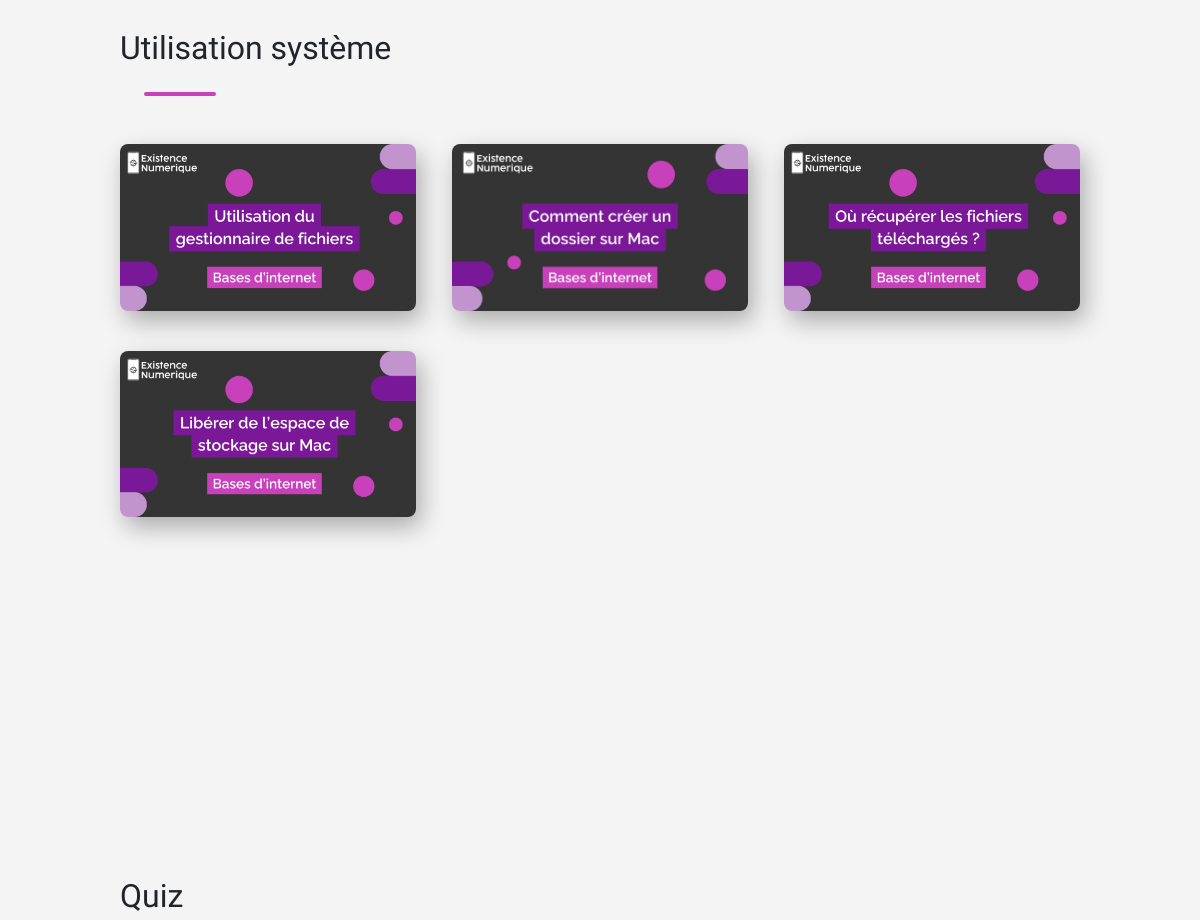
/categorie-internet.php (middle part), run on an earlier commit of the app's database.
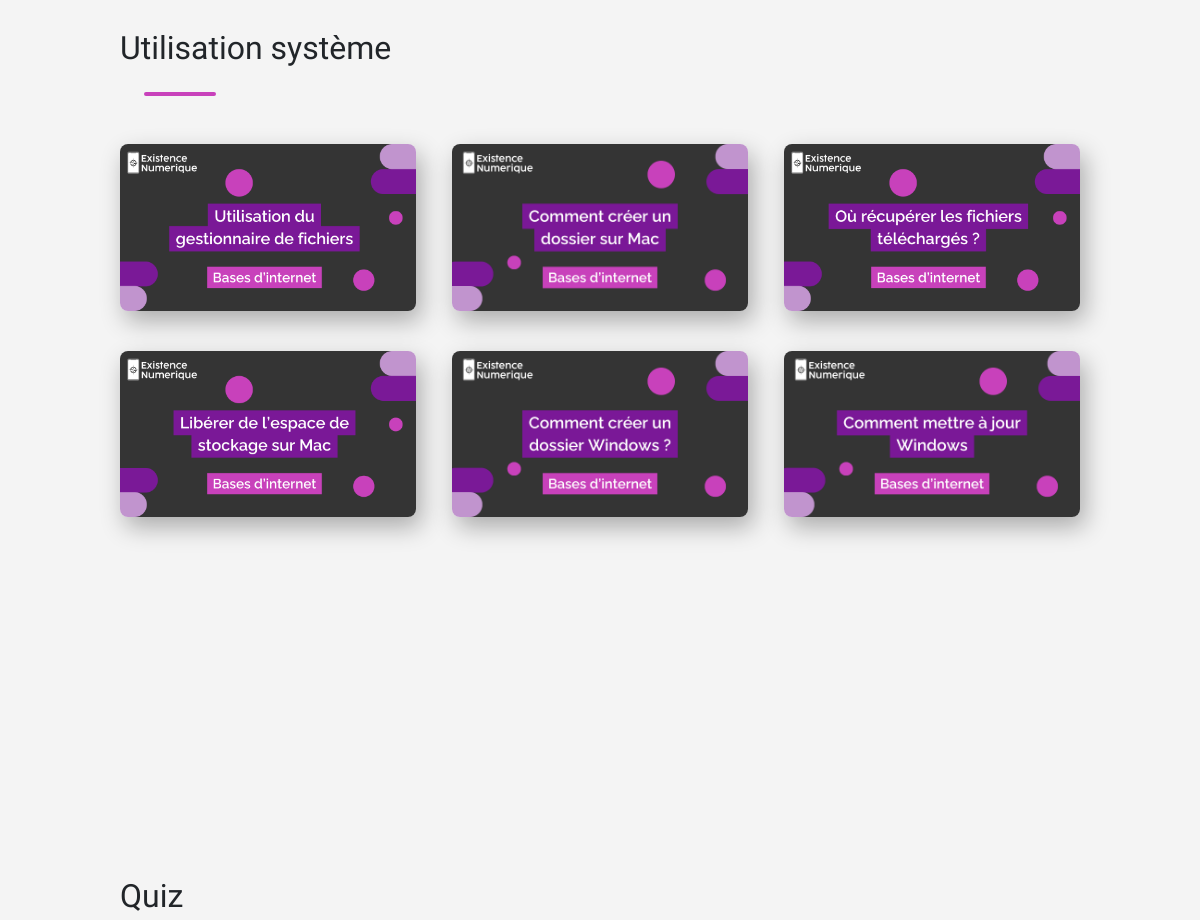
And on a later commit of the database.
### tables this page shows
CREATE TABLE `ressource` (
  `Id_ressource` int(11) NOT NULL,
  `Titre` varchar(100) NOT NULL,
  `Categorie` varchar(50) NOT NULL,
  `Sous_Categorie` varchar(255) NOT NULL,
  `Mot_cle` varchar(1500) NOT NULL,
  `Image` varchar(100) NOT NULL
);

### categorie-internet.php (the view, shortened to what this page needs)
<!DOCTYPE html>
<html lang="en">
<head>
    <link href="./assets/css/bootstrap.min.css" rel="stylesheet">
    <link rel="stylesheet" href="./assets/css/general.css">
    <link rel="stylesheet" href="./assets/css/categorie.css">
</head>
<body>
    <section class="tutoriels">
        <?php
        include 'connect_bdd.php';
        ?>
        <?php
        $sql_utilisation_systeme = "SELECT * FROM ressource WHERE Categorie = 'Bases d\\'internet' AND Sous_Categorie = 'Utilisation système' AND Image !=' '";
        $result_utilisation_systeme = $db->query($sql_utilisation_systeme);
        if ($result_utilisation_systeme->rowCount() > 0) {
            echo "<div class='rdv'>";
            echo "<h2>Utilisation système</h2>";
            echo "<div class='trait-violet exclude-accessibility'></div>";
            echo "<div class='videos'>";
            while ($row_utilisation_systeme = $result_utilisation_systeme->fetch(PDO::FETCH_ASSOC)) {
                echo "<div class='tuto image_wrapper'>";
                echo "<a href='ressource_type.php?Id_ressource=" . $row_utilisation_systeme["Id_ressource"] . "'>";
                echo "<img src='" . $row_utilisation_systeme["Image"] . "' alt='" . $row_utilisation_systeme["Titre"] . "'>";
                echo "</a>";
                echo "</div>";
            }
            echo "</div>";
            echo "</div>";
        } else {
            echo "Aucun résultat trouvé pour la sous-catégorie 'Utilisation système'.";
        }
        ?>
    </section>
    <div class="quiz">
        <h2>Quiz</h2>
    </div>
    </body>
    </html>

### assets/css/general.css (style rules this page uses)
:root { --gris-clair : #F4F4F4; --violet: #7A1897; --blanc: #fff; --noir: black; --secondaire: #002Fa7; --sante: #1F936F; --securite: #FFA552; --administratif: #5271FF; --communication: #FF5276; --internet: #C841BB; --education: #FFD84C; }
body { font-family: "Raleway", sans-serif; font-optical-sizing: auto; font-style: normal; overflow-x: hidden; }
a { text-decoration: none; color: black; }

### assets/css/categorie.css (style rules this page uses)
body { font-family: "Raleway", sans-serif; font-optical-sizing: auto; font-style: normal; overflow-x: hidden; background-color: var(--gris-clair); max-width: 100%; }
.tutoriels { padding: 15vh 20vh 0 20vh; padding-bottom: 0; }
.tutoriels h2, .quiz h2 { margin-bottom: 3vh; }
.rdv { margin-bottom: 10vh; }
.trait-vert, .trait-orange, .trait-jaune, .trait-bleu, .trait-violet, .trait-rose { width: 6vw; height: 0.6vh; border-radius: 16px; margin-bottom: 6vh; margin-left: 3vh; }
.trait-violet { background-color: var(--internet); }
.videos { display: flex; flex-wrap: wrap; justify-content: space-between; }
.tuto { width: calc(33.33% - 2vw); margin-bottom: 5vh; box-sizing: border-box; position: relative; }
.tuto img { width: 100%; height: auto; border-radius: 8px; transition: transform 0.3s ease-in-out; box-shadow: 5px 10px 25px rgba(0, 0, 0, 0.3); }
.quiz { padding: 0 20vh 15vh 20vh; padding-bottom: 0; }
.quiz { margin-bottom: 20vh; }
@media screen and (max-width: 1400px) { .intro, .tutoriels, .quiz { padding: 10vw; } }

What changed in the data, as far as the page shows it:
added ressource: Image (picture)
added ressource: Image (picture)
